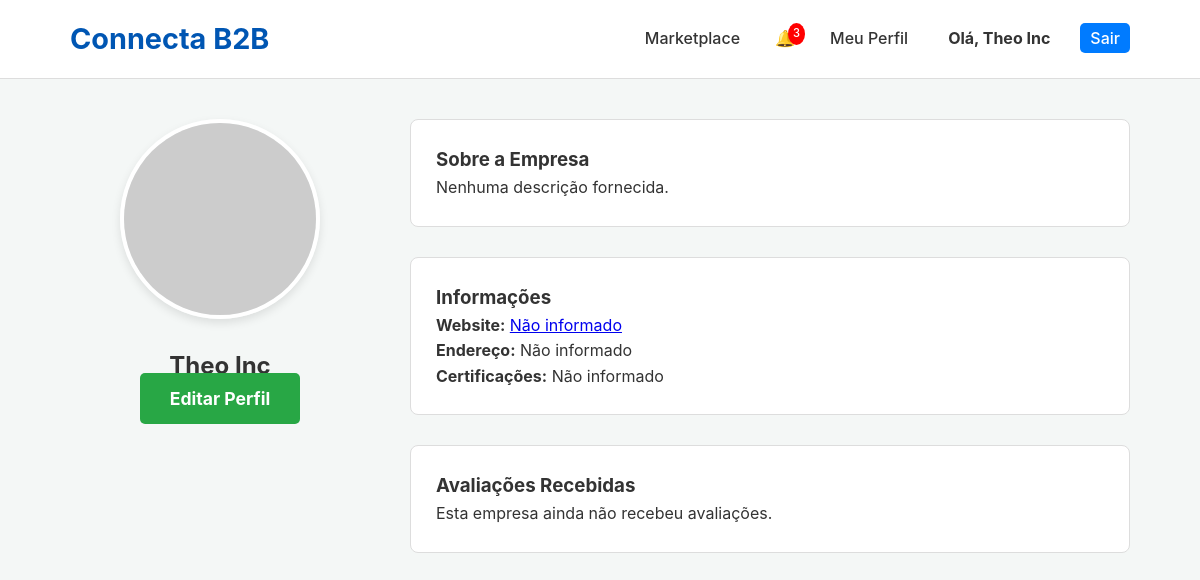
Page /company/2 (signed in) on the committed database.
### app.py (models this page shows, shortened)
class Company(db.Model):
    id = db.Column(db.Integer, primary_key=True); company_name = db.Column(db.String(150), nullable=False); cnpj = db.Column(db.String(18), unique=True, nullable=False); email = db.Column(db.String(150), unique=True, nullable=False); password_hash = db.Column(db.String(256), nullable=False); user_type = db.Column(db.String(50), nullable=False)
    is_verified = db.Column(db.Boolean, default=False); is_admin = db.Column(db.Boolean, default=False); is_active = db.Column(db.Boolean, default=True)
    logo_filename = db.Column(db.String(255), nullable=True); description = db.Column(db.Text, nullable=True); website = db.Column(db.String(255), nullable=True); address = db.Column(db.String(255), nullable=True); certifications = db.Column(db.String(255), nullable=True)
    created_at = db.Column(db.DateTime, default=datetime.utcnow)
    products = db.relationship('Product', backref='supplier', lazy=True, cascade="all, delete-orphan")
    notifications = db.relationship('Notification', foreign_keys='Notification.recipient_id', backref='recipient', lazy=True, cascade="all, delete-orphan")
    reviews_received = db.relationship('Review', foreign_keys='Review.supplier_id', backref='reviewed_supplier', lazy='dynamic')
    sent_quotes = db.relationship('QuoteRequest', foreign_keys='QuoteRequest.buyer_id', backref='buyer', lazy='dynamic')
    received_quotes = db.relationship('QuoteRequest', foreign_keys='QuoteRequest.supplier_id', backref='supplier', lazy='dynamic')
    quote_groups = db.relationship('QuoteGroup', backref='buyer', lazy=True)

### app.py (the view)
@app.route('/company/<int:company_id>')
@login_required
def company_profile(company_id):
    company = db.session.get(Company, company_id)
    avg_rating = db.session.query(func.avg(Review.rating)).filter(Review.supplier_id == company.id).scalar()
    reviews = Review.query.filter_by(supplier_id=company_id).order_by(Review.timestamp.desc()).all()
    return render_template('company_profile.html', company=company, avg_rating=avg_rating, reviews=reviews)

### app.py (called while the page is built)
def login_required(f):
    @wraps(f)
    def decorated_function(*args, **kwargs):
        if 'company_id' not in session: flash('Você precisa estar logado.', 'error'); return redirect(url_for('login'))
        return f(*args, **kwargs)
    return decorated_function

@app.context_processor
def inject_notifications():
    if 'company_id' in session:
        unread_count = db.session.query(Notification).filter_by(recipient_id=session['company_id'], read=False).count()
        cart_item_count = len(session.get('cart', {})) if session.get('user_type') == 'buyer' else 0
        return dict(unread_notifications=unread_count, cart_item_count=cart_item_count)
    return dict(unread_notifications=0, cart_item_count=0)

### templates/company_profile.html (shortened to what this page needs)
<!DOCTYPE html>
<html lang="pt-br">
<head>
    <link rel="stylesheet" href="{{ url_for('static', filename='css/style.css') }}">
</head>
<body>
    <header class="main-header">
        <div class="container">
            <a href="{{ url_for('home') }}" style="text-decoration: none;"><h1 class="logo">Connecta B2B</h1></a>
            <nav class="main-nav">
                <ul>
                    <li><a href="{{ url_for('products') }}">Marketplace</a></li>
                    <li><a href="{{ url_for('notifications') }}" style="position: relative; padding: 5px;">&#128276; {% if unread_notifications > 0 %}<span style="position: absolute; top: 0; right: -5px; background: red; color: white; border-radius: 50%; padding: 2px 5px; font-size: 0.7rem;">{{ unread_notifications }}</span>{% endif %}</a></li>
                    <li><a href="{{ url_for('company_profile', company_id=session.company_id) }}">Meu Perfil</a></li>
                    <li><a href="{{ url_for('dashboard') }}"><strong>Olá, {{ session.company_name }}</strong></a></li>
                    <li><a href="{{ url_for('logout') }}" class="login-button">Sair</a></li>
                </ul>
            </nav>
        </div>
    </header>
    <main class="container" style="padding: 40px 20px;">
        <div class="profile-grid">
            <aside class="profile-sidebar">
                <img src="{{ url_for('static', filename='uploads/' + company.logo_filename) if company.logo_filename else 'https://via.placeholder.com/200' }}" alt="Logo de {{ company.company_name }}" class="profile-logo">
                <h2>{{ company.company_name }} {% if company.is_verified %}<span class="verified-seal" title="Empresa Verificada">✔</span>{% endif %}</h2>
                {% if company.id == session.company_id %}
                    <a href="{{ url_for('edit_profile') }}" class="cta-button" style="text-decoration:none;">Editar Perfil</a>
                {% endif %}
            </aside>
            <div class="profile-main">
                <div class="profile-section">
                    <h3>Sobre a Empresa</h3>
                    <p>{{ company.description or 'Nenhuma descrição fornecida.' }}</p>
                </div>
                <div class="profile-section">
                    <h3>Informações</h3>
                    <p><strong>Website:</strong> <a href="{{ company.website }}" target="_blank" rel="noopener noreferrer">{{ company.website or 'Não informado' }}</a></p>
                    <p><strong>Endereço:</strong> {{ company.address or 'Não informado' }}</p>
                    <p><strong>Certificações:</strong> {{ company.certifications or 'Não informado' }}</p>
                </div>
                {% if company.user_type == 'supplier' %}
                <div class="profile-section">
                    <h3>Avaliações Recebidas</h3>
                    {% for review in reviews %}
                        <div class="review-card">
                            <p><span class="rating-stars">{% for i in range(review.rating) %}&#9733;{% endfor %}{% for i in range(5-review.rating) %}<span style="color:#ccc;">&#9733;</span>{% endfor %}</span></p>
                            {% if review.comment %}<p><em>"{{ review.comment }}"</em></p>{% endif %}
                            <small>Avaliado por <strong><a href="{{ url_for('company_profile', company_id=review.reviewer_id) }}">{{ review.quote.buyer.company_name }}</a></strong> em {{ review.timestamp.strftime('%d/%m/%Y') }}</small>
                        </div>
                    {% else %}
                        <p>Esta empresa ainda não recebeu avaliações.</p>
                    {% endfor %}
                </div>
                {% endif %}
            </div>
        </div>
    </main>
</body>
</html>

### static/css/style.css (style rules this page uses)
* { margin: 0; padding: 0; box-sizing: border-box; }
body { font-family: -apple-system, BlinkMacSystemFont, 'Segoe UI', Roboto, Helvetica, Arial, sans-serif; line-height: 1.6; background-color: #f4f7f6; color: #333; }
.container { max-width: 1100px; margin: 0 auto; padding: 0 20px; }
.main-header { background-color: #ffffff; padding: 1rem 0; border-bottom: 1px solid #ddd; position: sticky; top: 0; z-index: 1000; }
.main-header .container { display: flex; justify-content: space-between; align-items: center; }
.logo { color: #0056b3; font-size: 1.8rem; font-weight: 700; }
.main-nav ul { list-style-type: none; display: flex; gap: 20px; }
.main-nav a { text-decoration: none; color: #333; font-weight: 500; padding: 5px 10px; transition: color 0.3s ease; }
.login-button { background-color: #007bff; color: #ffffff !important; border-radius: 5px; padding: 8px 15px; transition: background-color 0.3s ease; }
.cta-button { background-color: #28a745; color: #ffffff; padding: 15px 30px; font-size: 1.1rem; font-weight: bold; text-decoration: none; border-radius: 5px; transition: background-color 0.3s ease; }

### templates/company_profile.html (style rules this page uses)
.profile-grid { display: grid; grid-template-columns: 300px 1fr; gap: 40px; }
.profile-sidebar { text-align: center; }
.profile-logo { width: 200px; height: 200px; border-radius: 50%; object-fit: cover; border: 4px solid #fff; box-shadow: 0 4px 10px rgba(0,0,0,0.1); margin-bottom: 20px; }
.profile-section { background-color: #fff; padding: 25px; border-radius: 8px; border: 1px solid #ddd; margin-bottom: 30px; }

### rows in the picture
Company: company_name "Theo Inc", description "Nenhuma descrição fornecida.", website "Não informado", address "Não informado", certifications "Não informado"

### other values in the picture
{{ unread_notifications }} "3"
